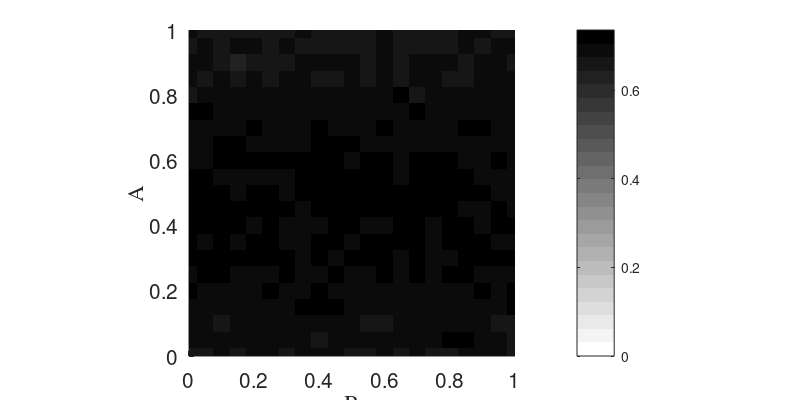
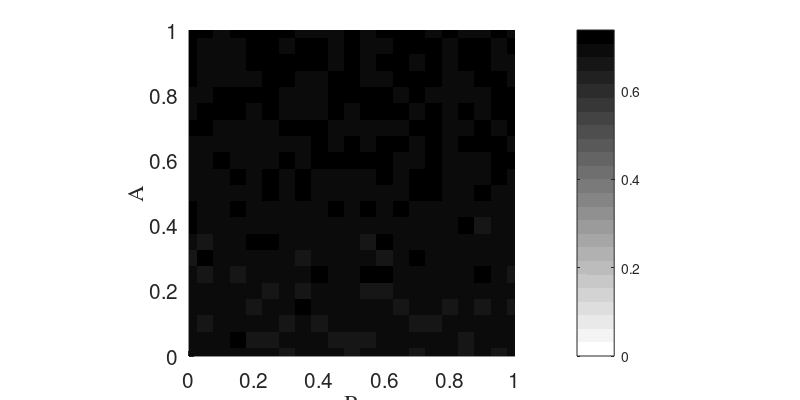
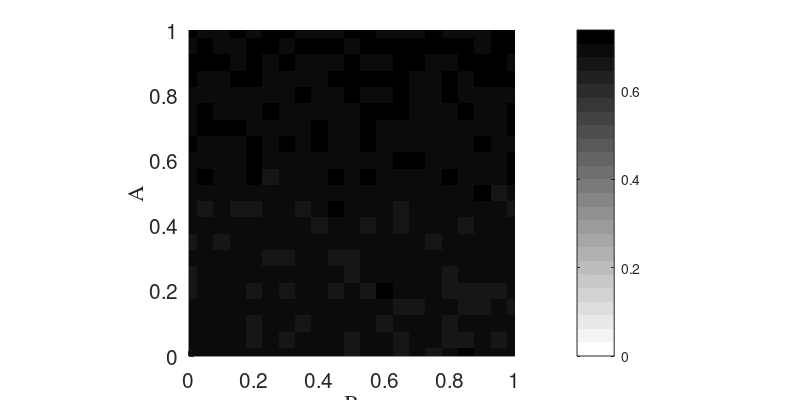
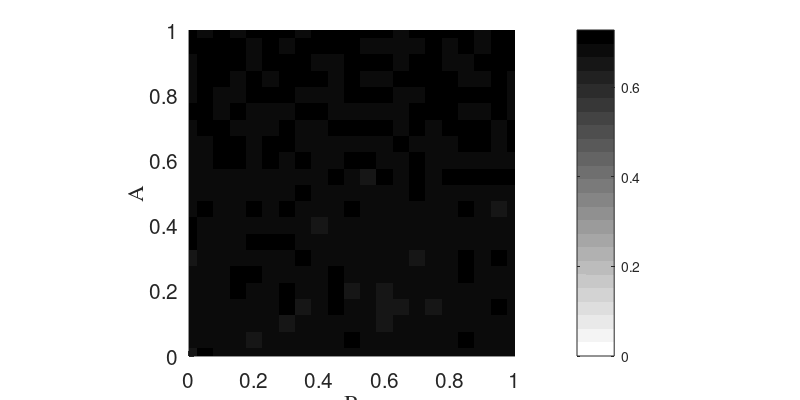

Write the MATLAB code that produced these figures, in order.
% B-dy plot
load ./NonlinearCyclicExample_L181.mat

% Ap = [floor(length(A)/4) floor(2*length(A)/4) floor(3*length(A)/4) length(A)];
% Bp = [floor(length(B)/4) floor(2*length(B)/4) floor(3*length(B)/4) length(B)];
% 
% for Astep = 1:1:length(Ap),
%     for Bstep = 1:1:length(Bp),
%         
%         data = reshape(leans_stored(Ap(Astep),Bp(Bstep),:,:),size(leans_stored,3),size(leans_stored,4));
% 
%         % full color plot
%         figure('Units', 'inches', ...
%         'Position', [0 0 8 4],...
%         'PaperPositionMode','auto');
% 
%         hold on;
%         cmap = colormap(flipud(gray(24)));
% 
%         hImage1 = imagesc(xytol,C,data);
%         set(gca,'YDir','normal');
%         hold on;
% 
%         [hCont2,hH2] = contour(xytol,C,data,...
%                      [0.0 0.0],':r','LineWidth',2);
%         % clabel(hCont2,hH2,'FontName','Times','FontSize', 15,'Color','r');         
% 
%         xlim([0 1]);
%         ylim([0 1]);
%         axis square;
%         % 
%         % caxis([-0.8 0.8]);
%         cbar = colorbar();
%         set(cbar,'Visible','on');
% 
%         hXLabel = xlabel('\delta_y');
%         hYLabel = ylabel('C');
% 
%         set([hXLabel, hYLabel],'FontName','Times');
%         set([hXLabel, hYLabel],'FontSize', 15);
% 
%         hSubtitle = title(sprintf('A = %.2f, B = %.2f',A(Ap(Astep)),B(Bp(Bstep))));
%         set(hSubtitle,'FontName','Times');
%         set(hSubtitle,'FontSize', 15);
%         set(gca,'fontsize',15);
% 
%         hold off;
%         print('-depsc2',sprintf('./NonlinearCyclicexample_Bdy_A%iB%i.eps',A(Ap(Astep))*100,B(Bp(Bstep))*100));
%         close;
%     end;
% end;

% B = xytol plotting
tempPnts = zeros(length(A),length(B));
testpnt = 2;

for iterA = 1:1:length(A),
    for iterB = 1:1:length(B),
        tempPnts(iterA,iterB) = leans_stored(iterA,iterB,testpnt,testpnt);
    end;
end;

figure('Units', 'inches', ...
'Position', [0 0 8 4],...
'PaperPositionMode','auto');

hold on;
cmap = colormap(flipud(gray(24)));

hImage1 = imagesc(A,B,tempPnts);
set(gca,'YDir','normal');
hold on;

[hCont2,hH2] = contour(A,B,tempPnts,...
             [0.0 0.0],':r','LineWidth',2);
     
xlim([0 1]);
ylim([0 1]);
axis square;

cbar = colorbar();
set(cbar,'Visible','on');

hXLabel = xlabel('B');
hYLabel = ylabel('A');
set([hXLabel, hYLabel],'FontName','Times');
set([hXLabel, hYLabel],'FontSize', 15);

set(gca,'fontsize',15);

hold off;
print -depsc2 ./NonlinearCyclicexample_BxytolC02.eps
close;

testpnt = 3;

for iterA = 1:1:length(A),
    for iterB = 1:1:length(B),
        tempPnts(iterA,iterB) = leans_stored(iterA,iterB,testpnt,testpnt);
    end;
end;

figure('Units', 'inches', ...
'Position', [0 0 8 4],...
'PaperPositionMode','auto');

hold on;
cmap = colormap(flipud(gray(24)));

hImage1 = imagesc(A,B,tempPnts);
set(gca,'YDir','normal');
hold on;

[hCont2,hH2] = contour(A,B,tempPnts,...
             [0.0 0.0],':r','LineWidth',2);
     
xlim([0 1]);
ylim([0 1]);
axis square;

cbar = colorbar();
set(cbar,'Visible','on');

hXLabel = xlabel('B');
hYLabel = ylabel('A');
set([hXLabel, hYLabel],'FontName','Times');
set([hXLabel, hYLabel],'FontSize', 15);

set(gca,'fontsize',15);

hold off;
print -depsc2 ./NonlinearCyclicexample_BxytolC04.eps
close;

testpnt = 4;

for iterA = 1:1:length(A),
    for iterB = 1:1:length(B),
        tempPnts(iterA,iterB) = leans_stored(iterA,iterB,testpnt,testpnt);
    end;
end;

figure('Units', 'inches', ...
'Position', [0 0 8 4],...
'PaperPositionMode','auto');

hold on;
cmap = colormap(flipud(gray(24)));

hImage1 = imagesc(A,B,tempPnts);
set(gca,'YDir','normal');
hold on;

[hCont2,hH2] = contour(A,B,tempPnts,...
             [0.0 0.0],':r','LineWidth',2);
     
xlim([0 1]);
ylim([0 1]);
axis square;

cbar = colorbar();
set(cbar,'Visible','on');

hXLabel = xlabel('B');
hYLabel = ylabel('A');
set([hXLabel, hYLabel],'FontName','Times');
set([hXLabel, hYLabel],'FontSize', 15);

set(gca,'fontsize',15);

hold off;
print -depsc2 ./NonlinearCyclicexample_BxytolC06.eps
close;

testpnt = 5;

for iterA = 1:1:length(A),
    for iterB = 1:1:length(B),
        tempPnts(iterA,iterB) = leans_stored(iterA,iterB,testpnt,testpnt);
    end;
end;

figure('Units', 'inches', ...
'Position', [0 0 8 4],...
'PaperPositionMode','auto');

hold on;
cmap = colormap(flipud(gray(24)));

hImage1 = imagesc(A,B,tempPnts);
set(gca,'YDir','normal');
hold on;

[hCont2,hH2] = contour(A,B,tempPnts,...
             [0.0 0.0],':r','LineWidth',2);
     
xlim([0 1]);
ylim([0 1]);
axis square;

cbar = colorbar();
set(cbar,'Visible','on');

hXLabel = xlabel('B');
hYLabel = ylabel('A');
set([hXLabel, hYLabel],'FontName','Times');
set([hXLabel, hYLabel],'FontSize', 15);

set(gca,'fontsize',15);

hold off;
print -depsc2 ./NonlinearCyclicexample_BxytolC08.eps
close;

% lag stem plot
% load ./NonlinearCyclicExample_lags.mat
% testpnt1 = floor(length(A)/3);
% testpnt2 = floor(2*length(A)/3);
% testpnt3 = floor(3*length(A)/3);
% 
% figure('Units', 'inches', ...
% 'Position', [0 0 8 4],...
% 'PaperPositionMode','auto');
% 
% hold on;
% 
% hplt = stem(lag(1:50),reshape(leans_keep(testpnt1,testpnt1,1:50),size(lag)),'b','MarkerSize',5);
% hplt1 = stem(lag(1:50),reshape(leans_keep(testpnt2,testpnt2,1:50),size(lag)),'r','MarkerSize',5);
% hplt2 = stem(lag(1:50),reshape(leans_keep(testpnt3,testpnt3,1:50),size(lag)),'k','MarkerSize',5);
% 
% grid on;
% 
% hXLabel = xlabel('l (lag)');
% hYLabel = ylabel('magnitude (unitless)');
% 
% set([hXLabel, hYLabel],'FontName','Times');
% set([hXLabel, hYLabel],'FontSize', 15);
% 
% legend('\lambda_1','\lambda_2','\lambda_3')
% set(gca,'fontsize',15);
% 
% hold off;
% print -depsc2 ./NonlinearCyclicexample_difflags.eps
% close;
